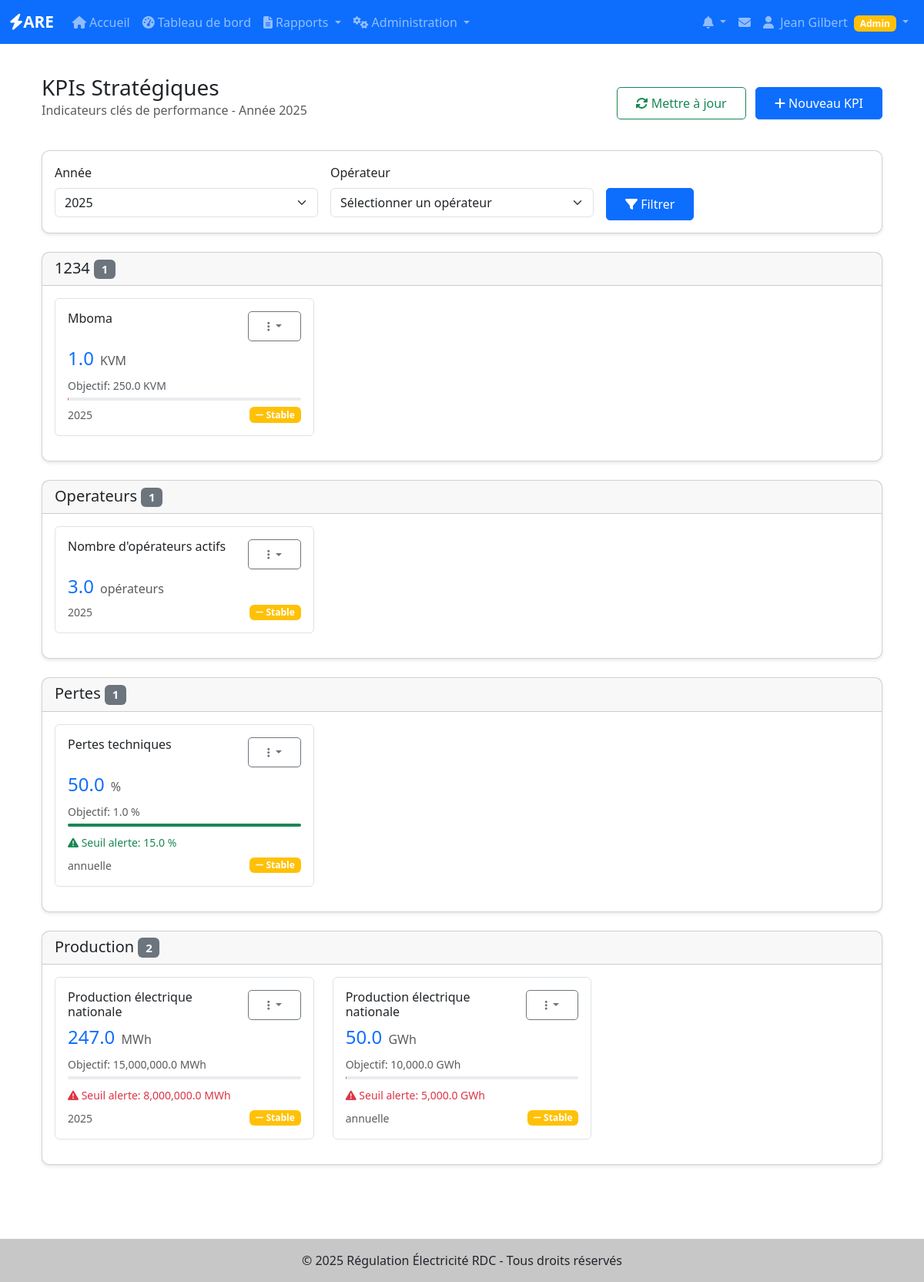
/are/dashboard/kpis (signed in), run on the app's committed database.
### app/models/utilisateurs.py (models this page shows, shortened)
class User(UserMixin, BaseModel):
    __tablename__ = 'users'
    username = db.Column(db.String(80), unique=True, nullable=False, index=True)
    email = db.Column(db.String(120), unique=True, nullable=False, index=True)
    password_hash = db.Column(db.String(128), nullable=False)
    nom = db.Column(db.String(100))
    prenom = db.Column(db.String(100))
    role = db.Column(db.Enum('super_admin', 'admin_operateur', 'utilisateur_operateur'),
                    default='utilisateur_operateur', nullable=False)
    operateur_id = db.Column(db.Integer, db.ForeignKey('operateurs.id'), nullable=True)
    is_active = db.Column(db.Boolean, default=True, nullable=False)
    telephone = db.Column(db.String(20))
    derniere_connexion = db.Column(db.DateTime)
    operateur = db.relationship('Operateur', backref='users', lazy=True)
    def is_super_admin(self):
        return self.role == 'super_admin'
    def is_admin_operateur(self):
        return self.role == 'admin_operateur'
    def is_admin(self):
        return self.role in ['super_admin', 'admin_operateur']
    def has_permission(self, permission):
        permissions = {
            'super_admin': ['create_operateur', 'edit_operateur', 'delete_operateur',
                           'create_user', 'edit_user', 'delete_user', 'view_all_reports'],
            'admin_operateur': ['edit_own_operateur', 'create_user_operateur',
                               'edit_user_operateur', 'view_own_reports', 'create_reports'],
            'utilisateur_operateur': ['view_own_reports', 'create_reports', 'edit_own_reports']
        }
        return permission in permissions.get(self.role, [])

### app/models/dashboard_are.py (models this page shows, shortened)
class KPIStrategic(BaseModel):
    __tablename__ = 'kpi_strategic'
    code = db.Column(db.String(50), nullable=False)
    nom = db.Column(db.String(200), nullable=False)
    description = db.Column(db.Text)
    valeur = db.Column(db.Float, nullable=False)
    unite = db.Column(db.String(50), nullable=False)
    periode = db.Column(db.String(20), nullable=False)  # 2024-Q1, 2024-01, 2024
    annee = db.Column(db.Integer, nullable=False)
    tendance = db.Column(db.Enum(TendanceKPI), nullable=False, default=TendanceKPI.STABLE)
    evolution_pourcentage = db.Column(db.Float)  # % d'évolution par rapport à la période précédente
    objectif = db.Column(db.Float)  # Valeur objectif
    seuil_alerte = db.Column(db.Float)  # Seuil déclenchant une alerte
    source_donnees = db.Column(db.String(200))
    operateur_id = db.Column(db.Integer, db.ForeignKey('operateurs.id'), nullable=True)
    operateur = db.relationship('Operateur', backref='kpis_strategiques', lazy=True)
    __table_args__ = (
        db.UniqueConstraint('code', 'annee', 'operateur_id', name='uq_kpi_code_annee_operateur'),
    )

### app/are/dashboard/routes.py (the view)
@dashboard_bp.route('/kpis')
@login_required
@admin_required
def kpis():
    form = FiltreTableauBordForm()
    annee = request.args.get('annee', datetime.now().year, type=int)
    operateur_id = request.args.get('operateur_id', type=int)
    kpis_query = KPIStrategic.query.filter_by(annee=annee, actif=True)
    if operateur_id:
        kpis_query = kpis_query.filter_by(operateur_id=operateur_id)
    kpis = kpis_query.order_by(KPIStrategic.code).all()
    kpis_groupes = {}
    for kpi in kpis:
        prefix = kpi.code.split('_')[0]
        if prefix not in kpis_groupes:
            kpis_groupes[prefix] = []
        kpis_groupes[prefix].append(kpi)
    indicateurs = IndicateurSectoriel.query.filter_by(annee=annee, actif=True)
    if operateur_id:
        indicateurs = indicateurs.filter_by(operateur_id=operateur_id)
    indicateurs = indicateurs.all()
    indicateurs_groupes = {}
    for ind in indicateurs:
        cat = ind.categorie.value
        if cat not in indicateurs_groupes:
            indicateurs_groupes[cat] = []
        indicateurs_groupes[cat].append(ind)
    return render_template('are/dashboard/kpis.html',
                         form=form,
                         kpis_groupes=kpis_groupes,
                         indicateurs_groupes=indicateurs_groupes,
                         annee=annee,
                         operateur_id=operateur_id)

### app/utils/permissions.py (called while the page is built)
def get_accessible_operateurs():
    if current_user.is_admin():
        return Operateur.query.filter_by(actif=True).all()
    elif current_user.operateur_id:
        return [current_user.operateur] if current_user.operateur else []
    else:
        return []

def get_operateur_choices():
    operateurs = get_accessible_operateurs()
    if current_user.is_admin():
        return [('', 'Sélectionner un opérateur')] + [(op.id, op.nom) for op in operateurs]
    else:
        return [(op.id, op.nom) for op in operateurs]

### app/templates/are/dashboard/kpis.html (shortened to what this page needs)
{% extends "base.html" %}
{% block content %}
<div class="container-fluid">
    <div class="row mb-4">
        <div class="col-12">
            <div class="d-flex justify-content-between align-items-center">
                <div>
                    <h1 class="h3 mb-0">KPIs Stratégiques</h1>
                    <p class="text-muted">Indicateurs clés de performance - Année {{ annee }}</p>
                </div>
                <div>
                    <button type="button" class="btn btn-outline-success me-2" onclick="mettreAJourKPIs()">
                        <i class="fas fa-sync-alt"></i> Mettre à jour
                    </button>
                    <a href="{{ url_for('are_dashboard.nouveau_kpi') }}" class="btn btn-primary">
                        <i class="fas fa-plus"></i> Nouveau KPI
                    </a>
                </div>
            </div>
        </div>
    </div>
    <div class="row mb-4">
        <div class="col-12">
            <div class="card">
                <div class="card-body">
                    <form method="GET" class="row g-3">
                        <div class="col-md-4">
                            {{ form.annee.label(class="form-label") }}
                            {{ form.annee(class="form-select") }}
                        </div>
                        <div class="col-md-4">
                            {{ form.operateur_id.label(class="form-label") }}
                            {{ form.operateur_id(class="form-select") }}
                        </div>
                        <div class="col-md-4">
                            <label class="form-label">&nbsp;</label>
                            <div>
                                <button type="submit" class="btn btn-primary">
                                    <i class="fas fa-filter"></i> Filtrer
                                </button>
                            </div>
                        </div>
                    </form>
                </div>
            </div>
        </div>
    </div>
    {% if kpis_groupes %}
        {% for groupe, kpis in kpis_groupes.items() %}
        <div class="card mb-4">
            <div class="card-header">
                <h5 class="mb-0">
                    {{ groupe.replace('_', ' ').title() }}
                    <span class="badge bg-secondary">{{ kpis|length }}</span>
                </h5>
            </div>
            <div class="card-body">
                <div class="row">
                    {% for kpi in kpis %}
                    <div class="col-lg-4 col-md-6 mb-3">
                        <div class="border rounded p-3 h-100">
                            <div class="d-flex justify-content-between align-items-start mb-2">
                                <h6 class="mb-0">{{ kpi.nom }}</h6>
                                <div class="dropdown">
                                    <button class="btn btn-sm btn-outline-secondary dropdown-toggle" type="button" data-bs-toggle="dropdown">
                                        <i class="fas fa-ellipsis-v"></i>
                                    </button>
                                </div>
                            </div>
                            <div class="mb-2">
                                <span class="h4 text-primary">{{ "{:,.1f}".format(kpi.valeur) }}</span>
                                <span class="text-muted ms-1">{{ kpi.unite }}</span>
                            </div>
                            {% if kpi.objectif %}
                            <div class="mb-2">
                                <small class="text-muted">Objectif: {{ "{:,.1f}".format(kpi.objectif) }} {{ kpi.unite }}</small>
                                {% set progress = (kpi.valeur / kpi.objectif * 100) if kpi.objectif > 0 else 0 %}
                                <div class="progress mt-1" style="height: 4px;">
                                    <div class="progress-bar {% if progress >= 90 %}bg-success{% elif progress >= 70 %}bg-warning{% else %}bg-danger{% endif %}"
                                         style="width: {{ progress|round(1) }}%"></div>
                                </div>
                            </div>
                            {% endif %}
                            {% if kpi.seuil_alerte %}
                            <div class="mb-2">
                                <small class="{% if kpi.valeur < kpi.seuil_alerte %}text-danger{% else %}text-success{% endif %}">
                                    <i class="fas fa-exclamation-triangle"></i>
                                    Seuil alerte: {{ "{:,.1f}".format(kpi.seuil_alerte) }} {{ kpi.unite }}
                                </small>
                            </div>
                            {% endif %}
                            <div class="d-flex justify-content-between align-items-center">
                                <small class="text-muted">{{ kpi.periode }}</small>
                                {% if kpi.tendance %}
                                <span class="badge bg-{% if kpi.tendance.value == 'hausse' %}success{% elif kpi.tendance.value == 'baisse' %}danger{% else %}warning{% endif %}">
                                    {% if kpi.tendance.value == 'hausse' %}
                                        <i class="fas fa-arrow-up"></i> Hausse
                                    {% elif kpi.tendance.value == 'baisse' %}
                                        <i class="fas fa-arrow-down"></i> Baisse
                                    {% else %}
                                        <i class="fas fa-minus"></i> Stable
                                    {% endif %}
                                </span>
                                {% endif %}
                            </div>
                        </div>
                    </div>
                    {% endfor %}
                </div>
            </div>
        </div>
        {% endfor %}
    {% endif %}
</div>
{% endblock %}

### app/templates/base.html (shortened to what this page needs)
<!DOCTYPE html>
<html lang="fr">
<head>
    <link href="https://cdn.jsdelivr.net/npm/bootstrap@5.3.0/dist/css/bootstrap.min.css" rel="stylesheet">
    <link rel="stylesheet" href="https://cdnjs.cloudflare.com/ajax/libs/font-awesome/6.4.0/css/all.min.css">
    <link rel="stylesheet" href="{{ url_for('static', filename='css/style.css') }}">
</head>
<body>
    <nav class="navbar navbar-expand-lg navbar-dark bg-primary">
        <div class="container-fluid">
            <a class="navbar-brand" href="{{ url_for('main.index') }}">
                <i class="fas fa-bolt"></i>ARE
            </a>
            <div class="collapse navbar-collapse" id="navbarNav">
                <ul class="navbar-nav me-auto">
                    <li class="nav-item">
                        <a class="nav-link" href="{{ url_for('main.index') }}">
                            <i class="fas fa-home me-1"></i>Accueil
                        </a>
                    </li>
                    {% if current_user.is_authenticated %}
                    <li class="nav-item">
                        <a class="nav-link" href="{{ url_for('are_dashboard.index') }}">
                            <i class="fas fa-tachometer-alt me-1"></i>Tableau de bord
                        </a>
                    </li>
                    <li class="nav-item dropdown">
                        <a class="nav-link dropdown-toggle" href="#" id="rapportsDropdown" role="button" data-bs-toggle="dropdown">
                            <i class="fas fa-file-alt me-1"></i>Rapports
                        </a>
                    </li>
                    {% if current_user.is_super_admin() or current_user.is_admin_operateur() %}
                    <li class="nav-item dropdown">
                        <a class="nav-link dropdown-toggle" href="#" id="adminDropdown" role="button" data-bs-toggle="dropdown">
                            <i class="fas fa-cogs me-1"></i>Administration
                        </a>
                    </li>
                    {% endif %}
                    {% endif %}
                </ul>
                <ul class="navbar-nav">
                    {% if current_user.is_authenticated %}
                    {% from 'components/notifications.html' import dropdown_notifications %}
                    {{ dropdown_notifications() }}
                    <li class="nav-item dropdown">
                        <a class="nav-link position-relative" href="{{ url_for('notifications.messages') }}" title="Messagerie">
                            <i class="fas fa-envelope"></i>
                        </a>
                    </li>
                    <li class="nav-item dropdown">
                        <a class="nav-link dropdown-toggle" href="#" id="userDropdown" role="button" data-bs-toggle="dropdown">
                            <i class="fas fa-user me-1"></i>
                            {{ current_user.prenom or current_user.username }}
                            {% if current_user.is_super_admin() %}
                                <span class="badge bg-danger ms-1">Super Admin</span>
                            {% elif current_user.is_admin_operateur() %}
                                <span class="badge bg-warning ms-1">Admin</span>
                            {% endif %}
                        </a>
                    </li>
                    {% endif %}
                </ul>
            </div>
        </div>
    </nav>
    <main class="container my-4">
        {% block content %}{% endblock %}
    </main>
    <footer class="bg-light text-center text-lg-start mt-5">
        <div class="text-center p-3" style="background-color: rgba(0, 0, 0, 0.2);">
            © 2025 Régulation Électricité RDC - Tous droits réservés
        </div>
    </footer>
</body>
</html>

### app/static/css/style.css (style rules this page uses)
:root { --primary-color: #0d6efd; --secondary-color: #6c757d; --success-color: #198754; --danger-color: #dc3545; --warning-color: #ffc107; --info-color: #0dcaf0; }
body { min-height: 100vh; display: flex; flex-direction: column; }
main { flex: 1; }
.navbar-brand { font-weight: bold; font-size: 1.3rem; }
.card { border-radius: 10px; box-shadow: 0 2px 4px rgba(0,0,0,0.1); transition: transform 0.2s; }
.btn { border-radius: 5px; padding: 0.5rem 1.5rem; }
.btn-primary { background-color: var(--primary-color); border-color: var(--primary-color); }
footer { margin-top: auto; }

### data on the page
User: prenom "Jean Gilbert"
KPIStrategic: replace "1234", kpis "1", nom "Mboma", valeur "1.0", unite "KVM", objectif "250.0", periode "2025", tendance "Stable"
KPIStrategic: nom "Nombre d'opérateurs actifs", valeur "3.0", unite "opérateurs", periode "2025", tendance "Stable"
KPIStrategic: nom "Pertes techniques", valeur "50.0", unite "%", objectif "1.0", {{ progress|round(1) }} 5000.0 (drawn), seuil_alerte "15.0", periode "annuelle", tendance "Stable"
KPIStrategic: nom "Production électrique nationale", valeur "247.0", unite "MWh", objectif "15,000,000.0", seuil_alerte "8,000,000.0", periode "2025", tendance "Stable"
KPIStrategic: nom "Production électrique nationale", valeur "50.0", unite "GWh", objectif "10,000.0", seuil_alerte "5,000.0", periode "annuelle", tendance "Stable"

### other printed values
{{ annee }} "2025"
{{ groupe.replace('_', ' ').title() }} "Operateurs" "Pertes" "Production"
{{ kpis|length }} "1" "1" "2"
